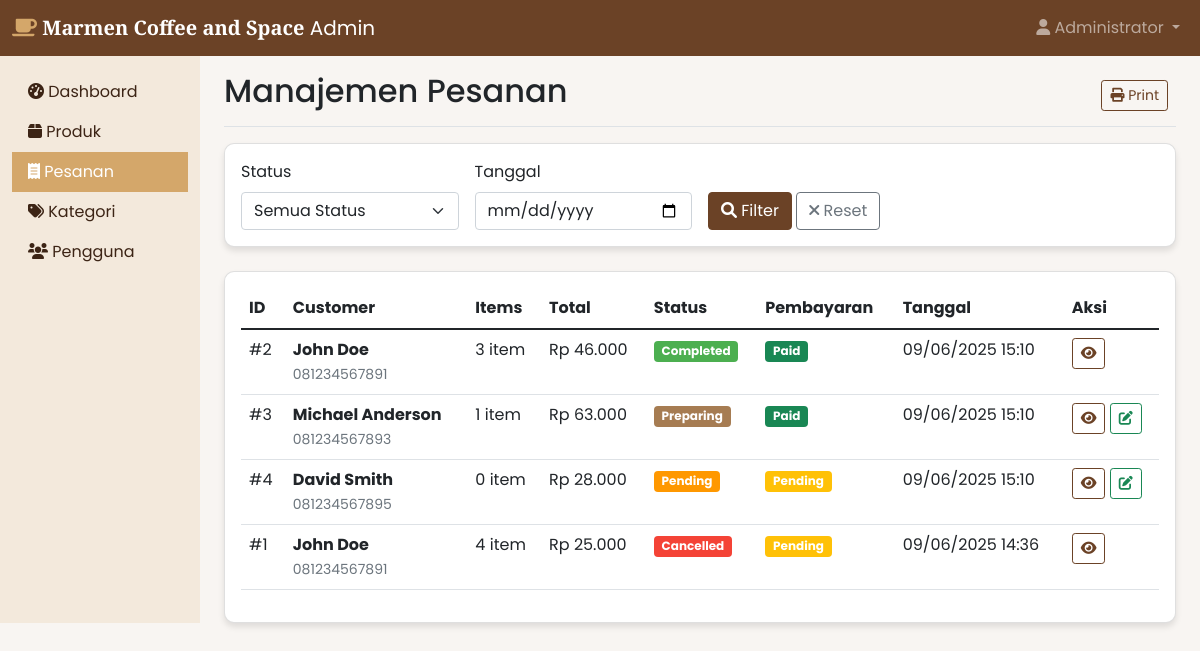
The app's page /coffeeshop-system/admin/orders.php (signed in) with its own data.
### tables this page shows
CREATE TABLE `orders` (
  `id` int NOT NULL,
  `user_id` int NOT NULL,
  `total_amount` decimal(10,2) NOT NULL,
  `status` enum('pending','confirmed','preparing','ready','completed','cancelled') DEFAULT 'pending',
  `payment_status` enum('pending','paid','failed') DEFAULT 'pending',
  `payment_method` enum('cash','transfer','ewallet') DEFAULT 'cash',
  `notes` text,
  `created_at` timestamp NULL DEFAULT CURRENT_TIMESTAMP,
  `updated_at` timestamp NULL DEFAULT CURRENT_TIMESTAMP ON UPDATE CURRENT_TIMESTAMP
);

CREATE TABLE `users` (
  `id` int NOT NULL,
  `username` varchar(50) NOT NULL,
  `email` varchar(100) NOT NULL,
  `password` varchar(255) NOT NULL,
  `full_name` varchar(100) NOT NULL,
  `role` enum('customer','admin') DEFAULT 'customer',
  `phone` varchar(20) DEFAULT NULL,
  `address` text,
  `created_at` timestamp NULL DEFAULT CURRENT_TIMESTAMP,
  `updated_at` timestamp NULL DEFAULT CURRENT_TIMESTAMP ON UPDATE CURRENT_TIMESTAMP
);

### coffeeshop-system/admin/orders.php (the view, shortened to what this page needs)
<?php
$database = new Database();
$db = $database->getConnection();
$date_filter = $_GET['date'] ?? '';
$where_clause = '';
$query = "SELECT o.*, u.full_name, u.phone, COUNT(oi.id) as item_count
          FROM orders o
          JOIN users u ON o.user_id = u.id
          LEFT JOIN order_items oi ON o.id = oi.order_id
          $where_clause
          GROUP BY o.id
          ORDER BY o.created_at DESC";
$stmt = $db->prepare($query);
$stmt->execute();
$orders = $stmt->fetchAll(PDO::FETCH_ASSOC);
include 'includes/header.php';
?>
<div class="d-flex justify-content-between flex-wrap flex-md-nowrap align-items-center pt-3 pb-2 mb-3 border-bottom">
    <h1 class="h2">Manajemen Pesanan</h1>
    <div class="btn-toolbar mb-2 mb-md-0">
        <div class="btn-group me-2">
            <button type="button" class="btn btn-sm btn-outline-primary" onclick="window.print()">
                <i class="fas fa-print"></i> Print
            </button>
        </div>
    </div>
</div>
<div class="card mb-4">
    <div class="card-body">
        <form method="GET" class="row g-3">
            <div class="col-md-3">
                <label for="status" class="form-label">Status</label>
                <select class="form-select" name="status" id="status">
                    <option value="">Semua Status</option>
                </select>
            </div>
            <div class="col-md-3">
                <label for="date" class="form-label">Tanggal</label>
                <input type="date" class="form-control" name="date" id="date" value="<?php echo $date_filter; ?>">
            </div>
            <div class="col-md-3">
                <label class="form-label">&nbsp;</label>
                <div>
                    <button type="submit" class="btn btn-primary">
                        <i class="fas fa-search"></i> Filter
                    </button>
                    <a href="orders.php" class="btn btn-outline-secondary">
                        <i class="fas fa-times"></i> Reset
                    </a>
                </div>
            </div>
        </form>
    </div>
</div>
<div class="card">
    <div class="card-body">
        <div class="table-responsive">
            <table class="table table-hover">
                <thead>
                    <tr>
                        <th>ID</th>
                        <th>Customer</th>
                        <th>Items</th>
                        <th>Total</th>
                        <th>Status</th>
                        <th>Pembayaran</th>
                        <th>Tanggal</th>
                        <th>Aksi</th>
                    </tr>
                </thead>
                <tbody>
                    <?php foreach ($orders as $order): ?>
                        <tr>
                            <td>#<?php echo $order['id']; ?></td>
                            <td>
                                <strong><?php echo $order['full_name']; ?></strong><br>
                                <small class="text-muted"><?php echo $order['phone']; ?></small>
                            </td>
                            <td><?php echo $order['item_count']; ?> item</td>
                            <td>Rp <?php echo number_format($order['total_amount'], 0, ',', '.'); ?></td>
                            <td>
                                <span class="badge status-<?php echo $order['status']; ?>">
                                    <?php echo ucfirst($order['status']); ?>
                                </span>
                            </td>
                            <td>
                                <span class="badge bg-<?php
                                    echo match($order['payment_status']) {
                                        'paid' => 'success',
                                        'pending' => 'warning',
                                        'failed' => 'danger',
                                        default => 'secondary'
                                    };
                                ?>">
                                    <?php echo ucfirst($order['payment_status']); ?>
                                </span>
                            </td>
                            <td><?php echo date('d/m/Y H:i', strtotime($order['created_at'])); ?></td>
                            <td>
                                <button class="btn btn-sm btn-outline-primary" onclick="viewOrderDetail(<?php echo $order['id']; ?>)">
                                    <i class="fas fa-eye"></i>
                                </button>
                                <?php if ($order['status'] !== 'completed' && $order['status'] !== 'cancelled'): ?>
                                    <button class="btn btn-sm btn-outline-success" onclick="updateStatus(<?php echo $order['id']; ?>, '<?php echo $order['status']; ?>')">
                                        <i class="fas fa-edit"></i>
                                    </button>
                                <?php endif; ?>
                            </td>
                        </tr>
                    <?php endforeach; ?>
                </tbody>
            </table>
        </div>
    </div>
</div>
<?php include 'includes/footer.php'; ?>

### coffeeshop-system/assets/css/custom.css (style rules this page uses)
:root { --primary-color: #6b4226; --secondary-color: #a67c52; --accent-color: #d4a76a; --light-color: #f3e9dc; --dark-color: #3c2415; --success-color: #4caf50; --warning-color: #ff9800; --danger-color: #f44336; --info-color: #2196f3; }
body { background-color: #f8f5f2; font-family: "Poppins", sans-serif; }
.btn-primary { background-color: var(--primary-color); border-color: var(--primary-color); }
.btn-outline-primary { color: var(--primary-color); border-color: var(--primary-color); }
.card { border-radius: 10px; overflow: hidden; box-shadow: 0 4px 6px rgba(0, 0, 0, 0.1); transition: transform 0.3s ease; }
.badge.status-pending { background-color: var(--warning-color); }
.badge.status-preparing { background-color: var(--secondary-color); }
.badge.status-completed { background-color: var(--success-color); }
.badge.status-cancelled { background-color: var(--danger-color); }

### records on screen
orders: id "2", user.full_name "John Doe", user.phone "081234567891", item_count "3", total_amount "46.000", status "Completed", payment_status "Paid", created_at "09/06/2025 15:10"
orders: id "3", user.full_name "Michael Anderson", user.phone "081234567893", item_count "1", total_amount "63.000", status "Preparing", payment_status "Paid", created_at "09/06/2025 15:10"
orders: id "4", user.full_name "David Smith", user.phone "081234567895", item_count "0", total_amount "28.000", status "Pending", payment_status "Pending", created_at "09/06/2025 15:10"
orders: id "1", user.full_name "John Doe", user.phone "081234567891", item_count "4", total_amount "25.000", status "Cancelled", payment_status "Pending", created_at "09/06/2025 14:36"

### other values on screen
$_SESSION['full_name'] "Administrator"
